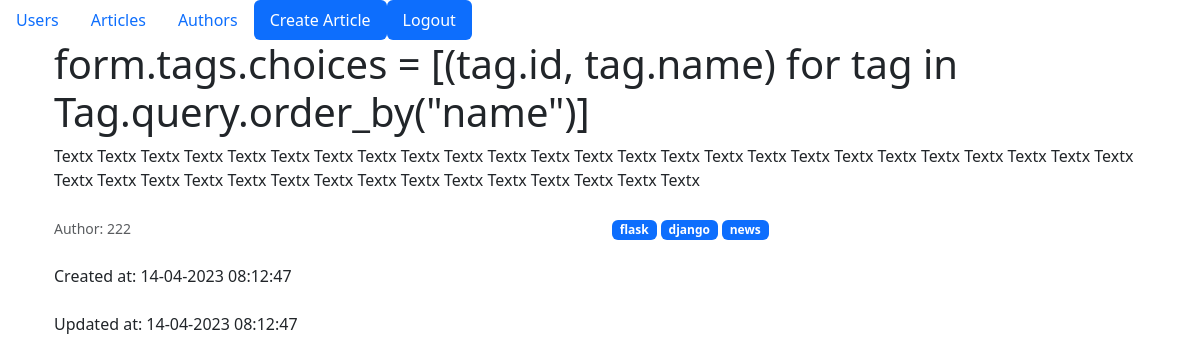
Screenshot of /article/4/ (signed in) with the database file from the repository.
### blog/models.py (models this page shows, shortened)
class Article(db.Model):
    __tablename__ = "articles"
    id = db.Column(db.Integer, primary_key=True)
    author_id = db.Column(db.Integer, ForeignKey("authors.id"), nullable=False)
    title = db.Column(db.String(255))
    text = db.Column(db.Text)
    created_at = db.Column(db.DateTime, default=datetime.utcnow)
    updated_at = db.Column(
        db.DateTime, default=datetime.utcnow, onupdate=datetime.utcnow
    )
    author = relationship("Author", back_populates="articles")
    tags = relationship(
        "Tag", secondary=article_tag_association_table, back_populates="articles"
    )

class User(db.Model, UserMixin):
    __tablename__ = "users"
    id = db.Column(db.Integer, primary_key=True)
    username = db.Column(db.String(255))
    name = db.Column(db.String(255))
    email = db.Column(db.String(255))
    password = db.Column(db.String(255))
    is_staff = db.Column(db.Boolean, default=False)
    author = relationship("Author", uselist=False, back_populates="user")

class Tag(db.Model):
    __tablename__ = "tags"
    id = db.Column(db.Integer, primary_key=True)
    name = db.Column(db.String(255), nullable=False)
    articles = relationship(
        "Article", secondary=article_tag_association_table, back_populates="tags"
    )

### blog/articles/views.py (the view)
@article.route("/<int:article_id>/")
@login_required
def article_detail(article_id: int):
    _article: Article = (
        Article.query.filter_by(id=article_id)
        .options(joinedload(Article.tags))
        .one_or_none()
    )
    if _article is None:
        raise NotFound
    return render_template("./articles/details.html", article=_article)

### blog/app.py (called while the page is built)
def register_extensions(app):
    db.init_app(app)
    migrate.init_app(app, db, compare_type=True)
    csrf.init_app(app)
    login_manager.login_view = "auth.login"
    login_manager.init_app(app)
    @login_manager.user_loader
    def load_user(user_id):
        return User.query.get(int(user_id))

### blog/templates/articles/details.html (shortened to what this page needs)
{% extends 'base.html' %}
{% block body %}
<div class="container">
    <h1>{{ article.title }}</h1>
    <div class="row">
        <div class="col-md-12"> {{ article.text }}</div>
    </div>
    <br>
    <div class="row">
        <div class="col-6">
            <div><small class="text-muted">Author: {{ article.author.user.username }}</small></div>
            <br>
            <div><small class="text-muted"></small>Created at: {{ article.created_at.strftime('%d-%m-%Y %H:%M:%S') }}
                </small></div>
            <br>
            <div><small class="text-muted"></small>Updated at: {{ article.updated_at.strftime('%d-%m-%Y %H:%M:%S') }}
                </small></div>
        </div>
        <div class="col-6">
            {% for tag in article.tags %}
            <span class="badge text-bg-primary">{{ tag.name }}</span>
            {% endfor %}
        </div>
    </div>
</div>
{% endblock %}

### rows the page displays
Article: title "form.tags.choices = [(tag.id, tag.name) for tag in Tag.query.order_by(\"name\")]", text "Textx Textx Textx Textx Textx Textx Textx Textx Textx Textx Textx Textx Textx Textx Textx Textx Textx Textx Textx Textx Textx Textx Textx Textx Textx Textx Textx Textx Textx Textx Textx Textx Textx Textx Textx Textx Textx Textx Textx Textx", created_at "14-04-2023 08:12:47", updated_at "14-04-2023 08:12:47"
User: author.user.username "222"
Tag: name "flask"
Tag: name "django"
Tag: name "news"
